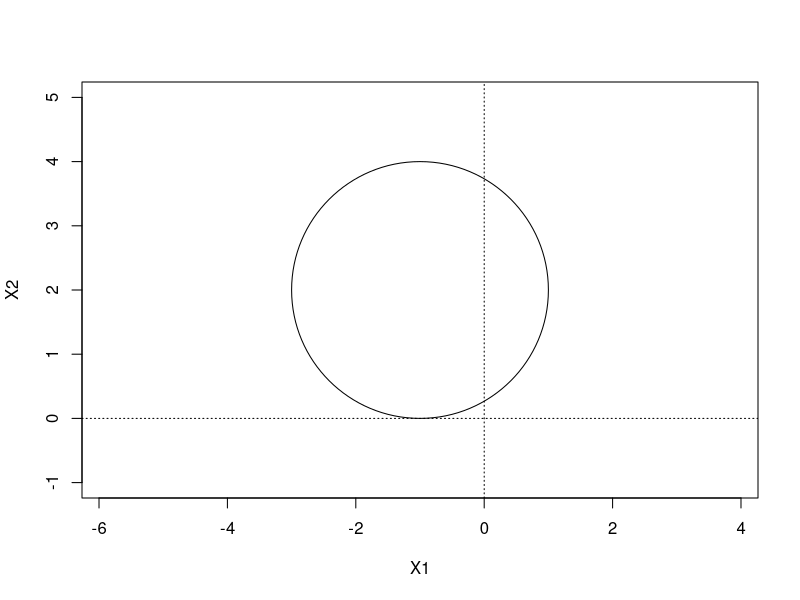
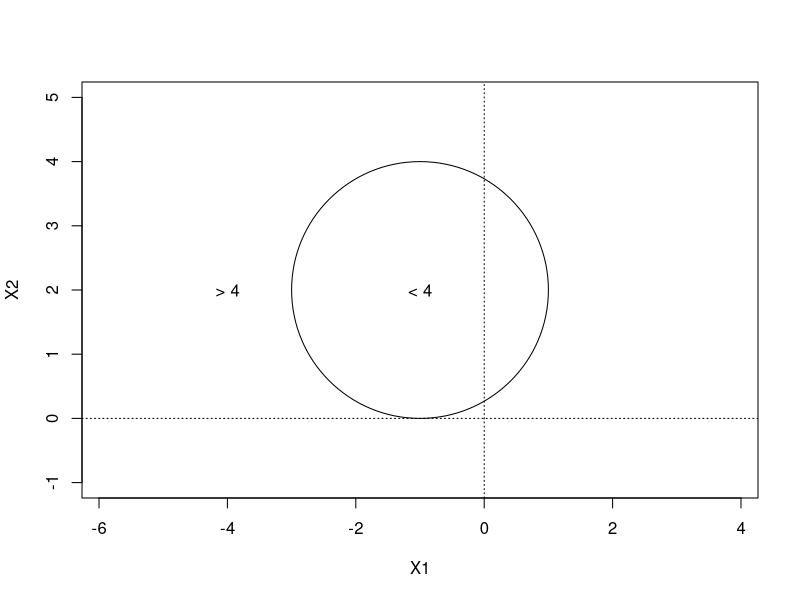
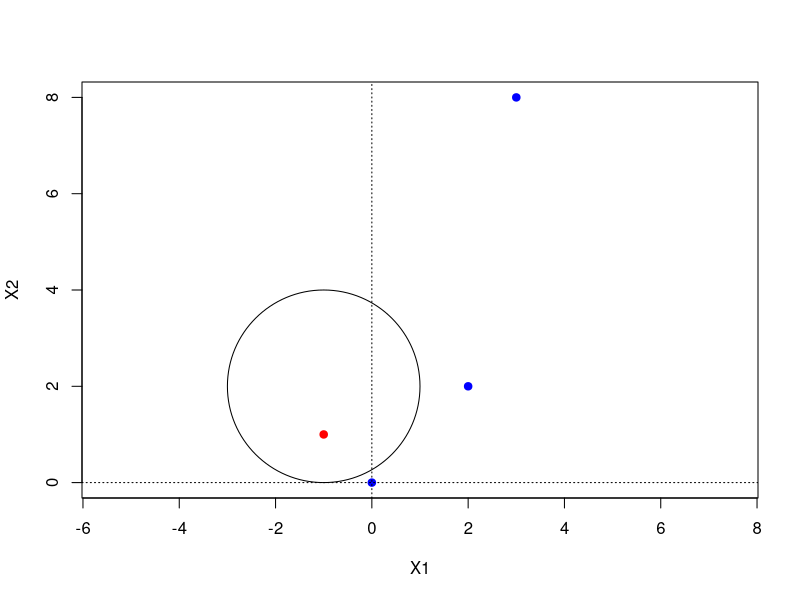

The R source for these figures, in order:
## ---- chunk 1
knitr::opts_chunk$set(echo = TRUE)
## ---- chunk 2
radius = 2
plot(NA, NA, type = "n", xlim = c(-4, 2), ylim = c(-1, 5), asp = 1,
     xlab = "X1", ylab = "X2")
symbols(c(-1), c(2), circles = c(radius), add = TRUE,inches=FALSE)
abline(v=0,  lty="dotted")
abline(h=0,  lty="dotted")

## ---- chunk 3
radius = 2
plot(NA, NA, type = "n", xlim = c(-4, 2), ylim = c(-1, 5), asp = 1,
     xlab = "X1", ylab = "X2")
symbols(c(-1), c(2), circles = c(radius), add = TRUE,inches=FALSE)
abline(v=0,  lty="dotted")
abline(h=0,  lty="dotted")
text(c(-1), c(2), "< 4")
text(c(-4), c(2), "> 4")
## ---- chunk 4
radius = 2
plot(c(0, -1, 2, 3), c(0, 1, 2, 8), col = c("blue", "red", "blue", "blue"), 
    type = "p", asp = 1, xlab = "X1", ylab = "X2",pch=19)
symbols(c(-1), c(2), circles = c(radius), add = TRUE, inches = FALSE)
abline(v=0,  lty="dotted")
abline(h=0,  lty="dotted")
